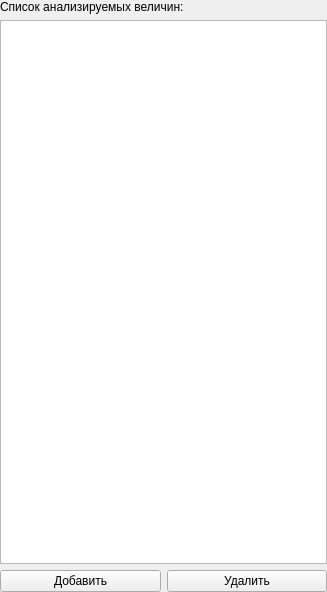
<?xml version="1.0" encoding="UTF-8"?>
<ui version="4.0">
 <class>PropWidget</class>
 <widget class="QWidget" name="PropWidget">
  <property name="geometry">
   <rect>
    <x>0</x>
    <y>0</y>
    <width>327</width>
    <height>592</height>
   </rect>
  </property>
  <property name="windowTitle">
   <string>Form</string>
  </property>
  <layout class="QVBoxLayout" name="verticalLayout">
   <property name="leftMargin">
    <number>0</number>
   </property>
   <property name="topMargin">
    <number>0</number>
   </property>
   <property name="rightMargin">
    <number>0</number>
   </property>
   <property name="bottomMargin">
    <number>0</number>
   </property>
   <item>
    <widget class="QLabel" name="label">
     <property name="text">
      <string>Список анализируемых величин:</string>
     </property>
    </widget>
   </item>
   <item>
    <widget class="PropView" name="lstProperty">
     <property name="sizePolicy">
      <sizepolicy hsizetype="Minimum" vsizetype="Expanding">
       <horstretch>0</horstretch>
       <verstretch>0</verstretch>
      </sizepolicy>
     </property>
     <property name="editTriggers">
      <set>QAbstractItemView::NoEditTriggers</set>
     </property>
    </widget>
   </item>
   <item>
    <layout class="QHBoxLayout" name="horizontalLayout">
     <item>
      <widget class="QPushButton" name="btnAddProperty">
       <property name="text">
        <string>Добавить</string>
       </property>
      </widget>
     </item>
     <item>
      <widget class="QPushButton" name="btnDeleteProperty">
       <property name="text">
        <string>Удалить</string>
       </property>
      </widget>
     </item>
    </layout>
   </item>
  </layout>
 </widget>
 <customwidgets>
  <customwidget>
   <class>PropView</class>
   <extends>QListView</extends>
   <header>propwidget.h</header>
  </customwidget>
 </customwidgets>
 <resources/>
 <connections/>
 <slots>
  <slot>slotAddProperty()</slot>
  <slot>slotDeleteProperty()</slot>
 </slots>
</ui>
